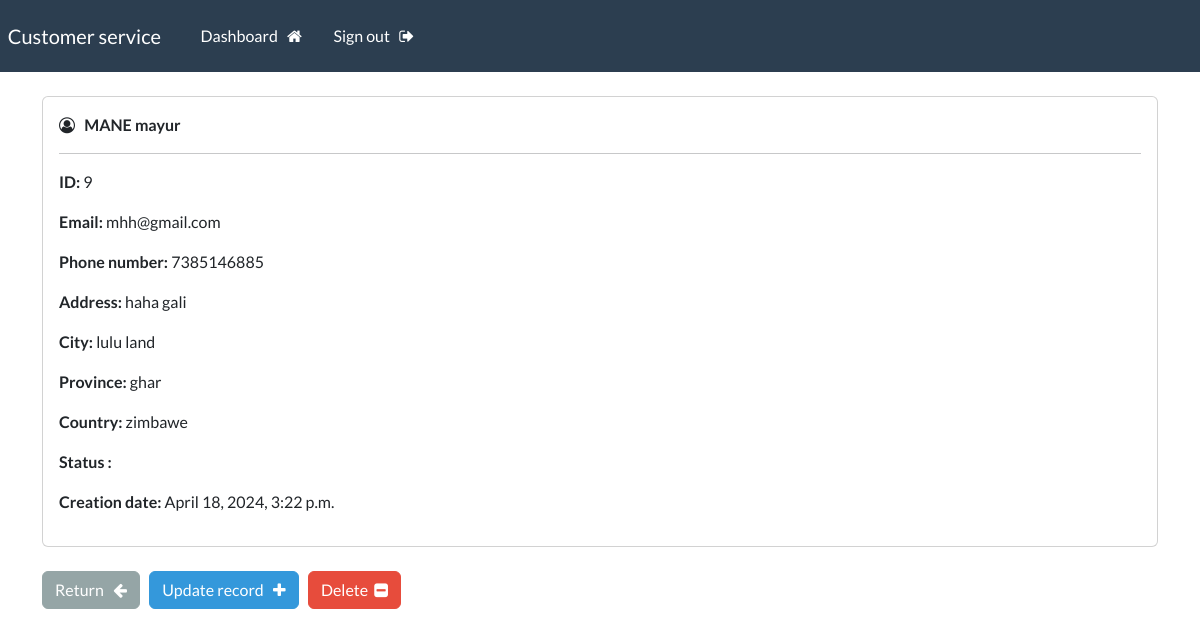
Screenshot of /record/9 (signed in) with the database file from the repository.
### webapp/models.py (models this page shows, shortened)
class Record(models.Model):
    creation_date = models.DateTimeField(auto_now_add=True)
    first_name = models.CharField(max_length=100)
    last_name = models.CharField(max_length=100)
    email = models.CharField(max_length=255)
    phone = models.CharField(max_length=20)
    address = models.CharField(max_length=300)
    city = models.CharField(max_length=255)
    province = models.CharField(max_length=200)
    country = models.CharField(max_length=125)

### webapp/views.py (the view)
# urls.py: path('record/<int:pk>', views.singular_record, name="record"),
@login_required(login_url='my-login')
def singular_record(request, pk):
    all_records = Record.objects.get(id=pk)
    context = {'record':all_records}
    return render(request, 'webapp/view-record.html', context=context)

### webapp/templates/webapp/view-record.html (shortened to what this page needs)
{% extends 'webapp/base.html' %}
{% block content %}
    <div class="card">
        <div class="card-body">
            <i class="fa fa-user-circle-o" aria-hidden="true"></i> &nbsp;
            <strong>
                {{record.last_name|upper}}
                {{record.first_name}}
            </strong>
            <hr>
            <p> <strong> ID: </strong> {{record.id}} </p>
            <p> <strong> Email: </strong> {{record.email}} </p>
            <p> <strong> Phone number: </strong> {{record.phone}} </p>
            <p> <strong> Address: </strong> {{record.address}} </p>
            <p> <strong> City: </strong> {{record.city}} </p>
            <p> <strong> Province: </strong> {{record.province}} </p>
            <p> <strong> Country: </strong> {{record.country}} </p>
            <p> <strong> Status : </strong> {{record.status}}</p>
            <p> <strong> Creation date: </strong> {{record.creation_date}} </p>
        </div>
    </div>
    <br>
    <a href="{% url 'dashboard' %}" class="btn btn-secondary"> Return &nbsp; <i class="fa fa-arrow-left" aria-hidden="true"></i> </a>
    <a href="{% url 'update-record' record.id %}" class="btn btn-info"> Update record &nbsp; <i class="fa fa-plus" aria-hidden="true"></i> </a>
    <a href="{% url 'delete-record' record.id %}" class="btn btn-danger"> Delete &nbsp;<i class="fa fa-minus-square" aria-hidden="true"></i> </a>
{% endblock %}

### rows the page displays
Record: last_name "MANE", first_name "mayur", id "9", email "mhh@gmail.com", phone "7385146885", address "haha gali", city "lulu land", province "ghar", country "zimbawe", creation_date "April 18, 2024, 3:22 p.m."
